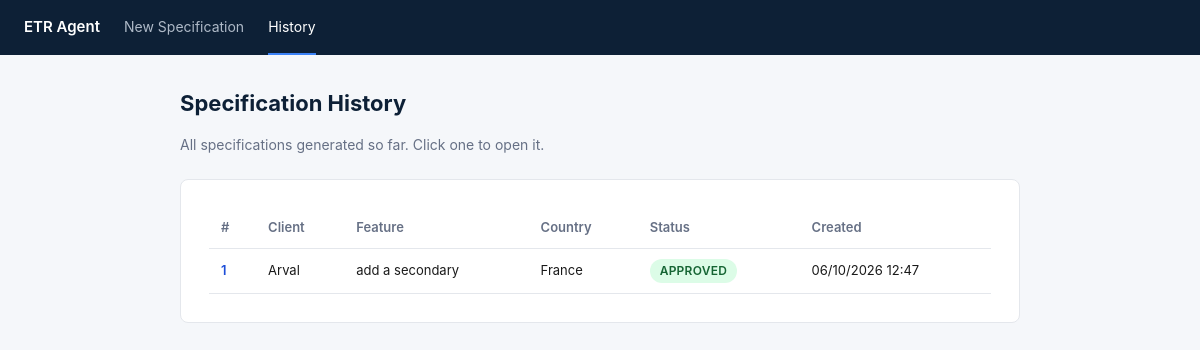
The app's page /history with its own data.
### tables this page shows
CREATE TABLE etr (
                id INTEGER PRIMARY KEY AUTOINCREMENT,
                created_at TEXT,
                approved_at TEXT,
                status TEXT DEFAULT 'questions',   -- questions | generating | draft | approved | error
                client TEXT,
                feature TEXT,
                requester TEXT,
                country TEXT,
                actor TEXT,
                need TEXT,
                questions_json TEXT,
                qa_json TEXT,
                content_md TEXT,
                attempts INTEGER,
                issues_json TEXT
            );

### projec.py (the view)
@app.route("/history")
def history():
    with db() as conn:
        rows = conn.execute("SELECT * FROM etr ORDER BY id DESC").fetchall()
    return render_template("history.html", rows=rows, active="history")

### projec.py (called while the page is built)
def db():
    conn = sqlite3.connect(DB_NAME)
    conn.row_factory = sqlite3.Row
    return conn

### templates/history.html (shortened to what this page needs)
{% extends "base.html" %}
{% block content %}
<h1>Specification History</h1>
<p class="subtitle">All specifications generated so far. Click one to open it.</p>
<div class="card">
    {% if rows %}
    <table class="list">
        <thead>
            <tr>
                <th>#</th>
                <th>Client</th>
                <th>Feature</th>
                <th>Country</th>
                <th>Status</th>
                <th>Created</th>
            </tr>
        </thead>
        <tbody>
            {% for row in rows %}
            {% if row['status'] == 'questions' %}
                {% set link = '/answer/' ~ row['id'] %}
            {% elif row['status'] == 'generating' %}
                {% set link = '/loading/' ~ row['id'] %}
            {% else %}
                {% set link = '/view/' ~ row['id'] %}
            {% endif %}
            <tr>
                <td><a href="{{ link }}">{{ row['id'] }}</a></td>
                <td>{{ row['client'] }}</td>
                <td>{{ row['feature'] }}</td>
                <td>{{ row['country'] }}</td>
                <td><span class="status-badge status-{{ row['status'] }}">{{ row['status'] }}</span></td>
                <td>{{ row['created_at'] }}</td>
            </tr>
            {% endfor %}
        </tbody>
    </table>
    {% else %}
    <p class="empty">No specification has been generated yet.</p>
    {% endif %}
</div>
{% endblock %}

### templates/base.html (shortened to what this page needs)
<!DOCTYPE html>
<html lang="en">
<head>
</head>
<body>
<nav>
    <span class="brand">ETR Agent</span>
    <a href="/" class="{{ 'active' if active == 'home' }}">New Specification</a>
    <a href="/history" class="{{ 'active' if active == 'history' }}">History</a>
</nav>
<div class="container">
    {% block content %}{% endblock %}
</div>
</body>
</html>

### templates/base.html (style rules this page uses)
* { box-sizing: border-box; }
body { font-family: -apple-system, 'Segoe UI', Roboto, sans-serif; background: #f5f7fa; color: #1a1a1a; margin: 0; line-height: 1.5; }
nav { background: #0d2036; padding: 0 24px; display: flex; align-items: center; gap: 24px; }
nav .brand { color: #fff; font-weight: 600; font-size: 15px; padding: 16px 0; }
nav a { color: #aeb9c7; text-decoration: none; font-size: 14px; padding: 16px 0; border-bottom: 2px solid transparent; }
nav a.active { color: #fff; border-bottom-color: #3b82f6; }
.container { max-width: 880px; margin: 0 auto; padding: 32px 20px 60px; }
h1 { font-size: 22px; color: #0d2036; margin: 0 0 4px 0; }
.subtitle { color: #667085; font-size: 14px; margin-bottom: 24px; }
.card { background: #fff; border: 1px solid #e4e7ec; border-radius: 8px; padding: 28px; margin-bottom: 20px; }
.status-badge { display: inline-block; padding: 3px 10px; border-radius: 12px; font-size: 12px; font-weight: 600; text-transform: uppercase; letter-spacing: 0.02em; }
.status-approved { background: #dcfce7; color: #166534; }
table.list { width: 100%; border-collapse: collapse; }
table.list th, table.list td { padding: 10px 12px; border-bottom: 1px solid #e4e7ec; font-size: 13px; text-align: left; }
table.list th { color: #667085; font-weight: 600; }
table.list a { color: #1d4ed8; text-decoration: none; font-weight: 600; }

### records on screen
etr: id "1", client "Arval", feature "add a secondary", country "France", status "APPROVED", created_at "06/10/2026 12:47"
